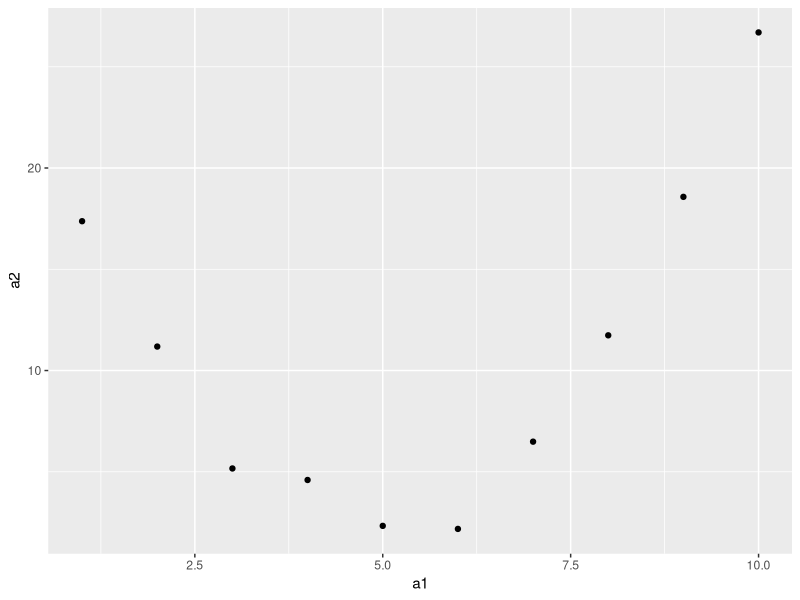
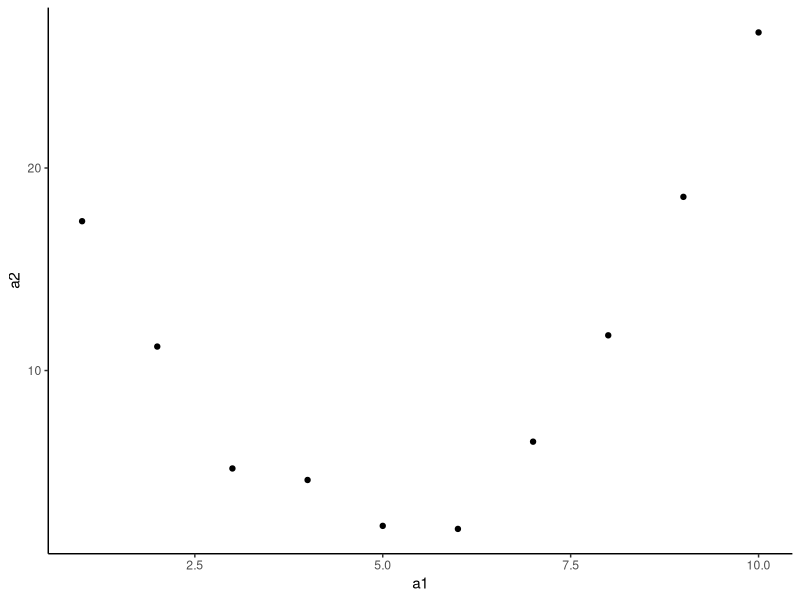
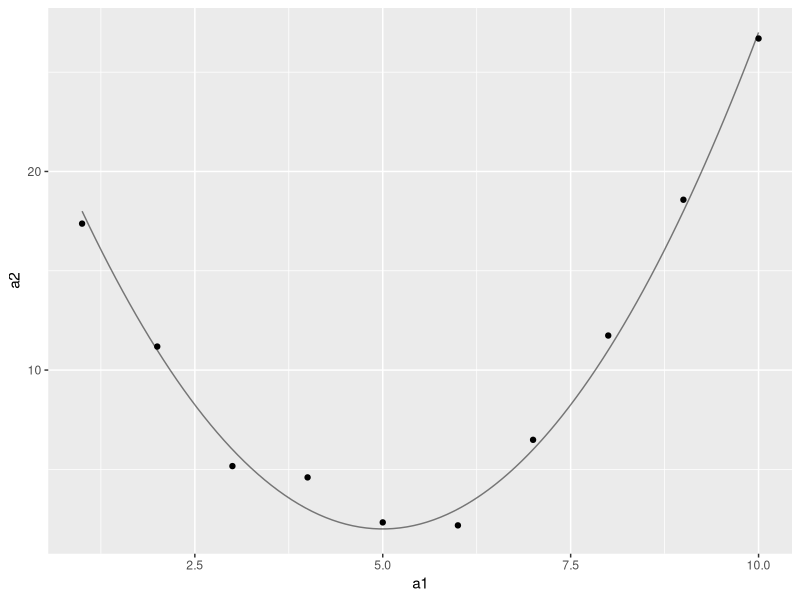
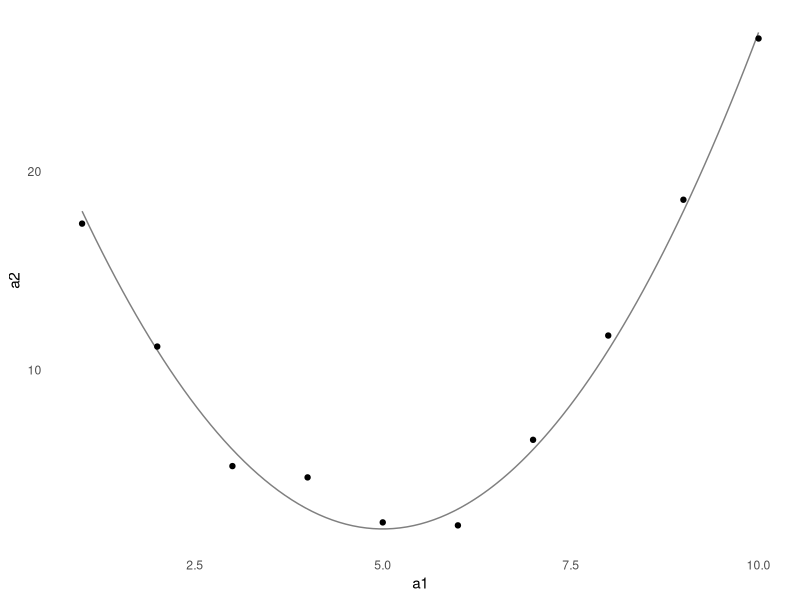

Source code (R) for these figures, in order:
## ---- chunk 1
library(tidyverse)
set.seed(1)
a <- tibble(a1 = 1:10, a2 = (5-a1)^2 + rnorm(10, mean = 2))
## ---- chunk 2
#| fig-height: 4
#| fig-width: 5

plt1 <- {ggplot(a, aes(a1, a2)) + geom_point()} %>% print

## ---- chunk 3
#| fig-height: 4
#| fig-width: 5

plt1 + theme_classic()

## ---- chunk 4

plt_trend <- 
  {plt1 + geom_function(fun = ~ (5 - .x)^2 + 2, alpha = 0.5)} %>% print
## ---- chunk 5

plt_trend + theme_minimal() + theme(panel.grid = element_blank())
